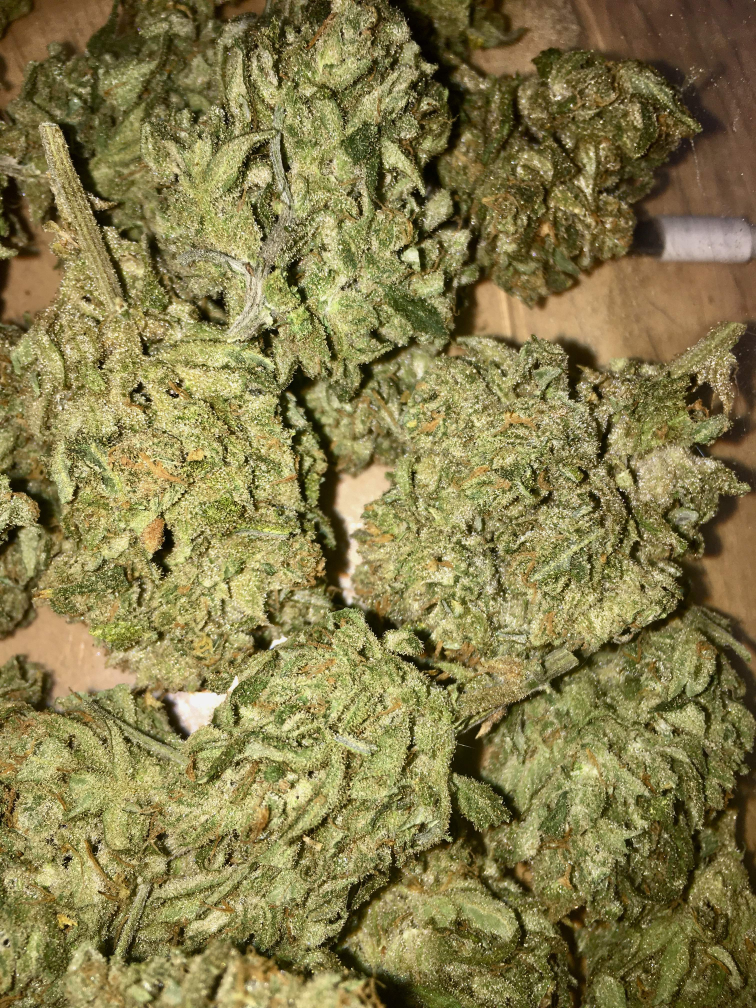
#> input picture imgBuds/gelato-auto1.jpg, 3024 x 4032 px (shown at 1/4 size)
$ python THCMeter.py
#> lines starting #> are read from the running program, lines starting #| are printed output that depends on the picture
#!/usr/bin/python3
# -*- coding: utf-8-*-
'''
MIT License THCmeter https://github.com/sourcecode347/THCMeter/

Copyright (c) 2021 Nikolaos Bazigos

Permission is hereby granted, free of charge, to any person obtaining a copy of this software
and associated documentation files (the "Software"), to deal in the Software without restriction,
including without limitation the rights to use, copy, modify, merge, publish, distribute, sublicense,
and/or sell copies of the Software, and to permit persons to whom the Software is furnished to do so,
subject to the following conditions:

The above copyright notice and this permission notice shall be included in all copies or substantial
portions of the Software.

THE SOFTWARE IS PROVIDED "AS IS", WITHOUT WARRANTY OF ANY KIND, EXPRESS OR IMPLIED,
INCLUDING BUT NOT LIMITED TO THE WARRANTIES OF MERCHANTABILITY, FITNESS FOR A PARTICULAR PURPOSE AND NONINFRINGEMENT.
IN NO EVENT SHALL THE AUTHORS OR COPYRIGHT HOLDERS BE LIABLE FOR ANY CLAIM, DAMAGES OR OTHER LIABILITY,
WHETHER IN AN ACTION OF CONTRACT, TORT OR OTHERWISE, ARISING FROM,
OUT OF OR IN CONNECTION WITH THE SOFTWARE OR THE USE OR OTHER DEALINGS IN THE SOFTWARE.

'''
########################################################
# THC METER BY Nikolaos Bazigos (IMAGE METHOD)
########################################################
#http://patorjk.com/software/taag/#p=display&h=3&v=3&f=Epic&t=THC%20Meter
import numpy as np
import cv2
import random
print ('''
_________        _______    _______ _______________________ _______
\__   __|\     /(  ____ \  (       (  ____ \__   __(  ____ (  ____ )
   ) (  | )   ( | (    \/  | () () | (    \/  ) (  | (    \| (    )|
   | |  | (___) | |        | || || | (__      | |  | (__   | (____)|
   | |  |  ___  | |        | |(_)| |  __)     | |  |  __)  |     __)
   | |  | (   ) | |        | |   | | (        | |  | (     | (\ (
   | |  | )   ( | (____/\  | )   ( | (____/\  | |  | (____/| ) \ \__
   )_(  |/     \(_______/  |/     \(_______/  )_(  (_______|/   \__/

By Nikolaos Bazigos ''')
print()

imgs=[]
THC_Results=[]
x=1
while x<=3:
	im = str(input("Enter a cannabis bud image(file path) "+str(x)+": "))
	imgs.append(im)
	x+=1
#> this loop made 3 passes; the answer given on pass 1: imgBuds/gelato-auto1.jpg
x=1
for imgx in imgs:
	img = cv2.imread(imgx)
#> img is the input picture: shape (4032, 3024, 3); mean B, G, R 75.4, 124.1, 133.9
	img = cv2.resize(img, (500, 500))
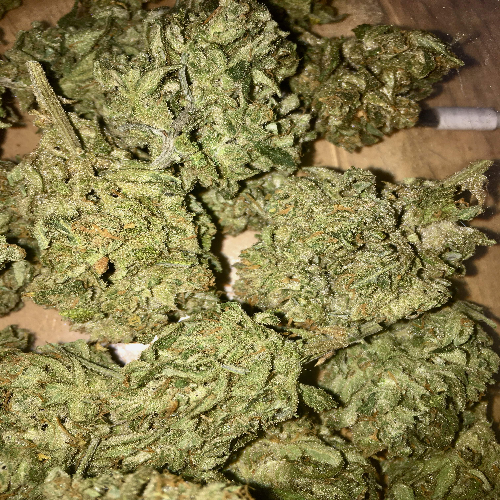
#> img: shape (500, 500, 3); mean B, G, R 75.3, 124, 133.8
	thc = [76,174,71]	 # RGB weed color
	diff = 71
	boundaries = [([thc[2]-diff, thc[1]-diff, thc[0]-diff],
				   [thc[2]+diff, thc[1]+diff, thc[0]+diff])]

	for (lower, upper) in boundaries:
		lower = np.array(lower, dtype=np.uint8)
		upper = np.array(upper, dtype=np.uint8)
		mask = cv2.inRange(img, lower, upper)
		output = cv2.bitwise_and(img, img, mask=mask)

		ratio_thc = cv2.countNonZero(mask)/(img.size/3)
		weed_percent = np.round(ratio_thc*100, 2)
#> this loop made 1 pass
#> (ratio_thc, weed_percent) on pass 1: (0.215, 21.48)
#> pass 1, `mask = cv2.inRange(img, lower, upper)`:
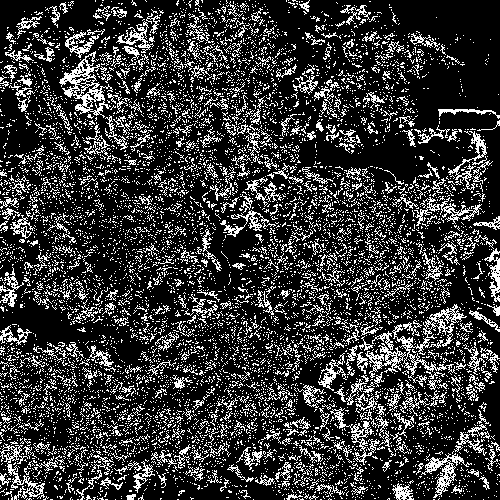
#> mask: shape (500, 500); 21.5% white in thin lines or dots
#> pass 1, `output = cv2.bitwise_and(img, img, mask=mask)`:
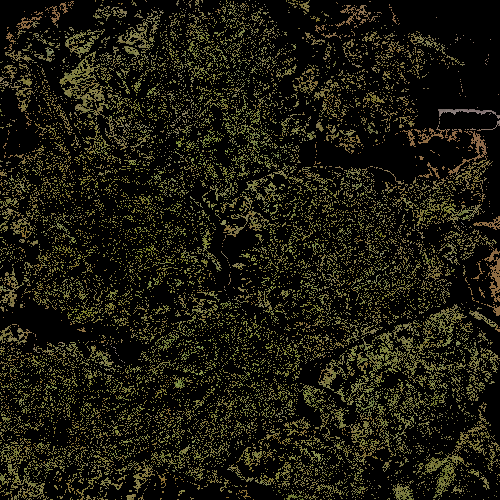
#> output: shape (500, 500, 3); mean B, G, R 14.7, 26.2, 27.7
		#print('Weed :', weed_percent ,"%")
		#cv2.imshow("THC Meter By Baz", np.hstack([img, output]))
		#cv2.waitKey(0)
	thc = [230,210,157]	 # RGB trichomes color
	diff = 25
	boundaries = [([thc[2]-diff, thc[1]-diff, thc[0]-diff],
				   [thc[2]+diff, thc[1]+diff, thc[0]+diff])]

	for (lower, upper) in boundaries:
		lower = np.array(lower, dtype=np.uint8)
		upper = np.array(upper, dtype=np.uint8)
		mask = cv2.inRange(img, lower, upper)
		output = cv2.bitwise_and(img, img, mask=mask)

		ratio_thc = cv2.countNonZero(mask)/(img.size/3)
		trichomes_percent = np.round(ratio_thc*100, 2)
		#print('Trichomes :', trichomes_percent ,"%")
		if trichomes_percent < 0.8 and weed_percent >=10 :
			if weed_percent > 14 and trichomes_percent < 0.05:
				trichomes_percent*=random.randint(60,70)
				thc_percent = (100/weed_percent)*trichomes_percent+8
			else:
				trichomes_percent*=random.randint(60,70)
				thc_percent = (100/weed_percent)*trichomes_percent
		else:
			if weed_percent > 30 and trichomes_percent < 3:
				trichomes_percent*=(random.randint(30,38)/10)
				thc_percent = (100/weed_percent)*trichomes_percent+4
			else:
				thc_percent = (100/weed_percent)*trichomes_percent-4
		if thc_percent > 40 or thc_percent < 4:
			#print(thc_percent)
			a=1
			#print("Error : Blurred Image Or Trichomes Not Detected (!)"+str(thc_percent)+" %")
		else:
			#print('THC Of image '+str(x)+':', ("%0.2f" % thc_percent) ,"%")
			THC_Results.append(thc_percent)
#> this loop made 1 pass
#> (ratio_thc, trichomes_percent, thc_percent) on pass 1: (0.0662, 6.62, 26.82)
#> pass 1, `mask = cv2.inRange(img, lower, upper)`:
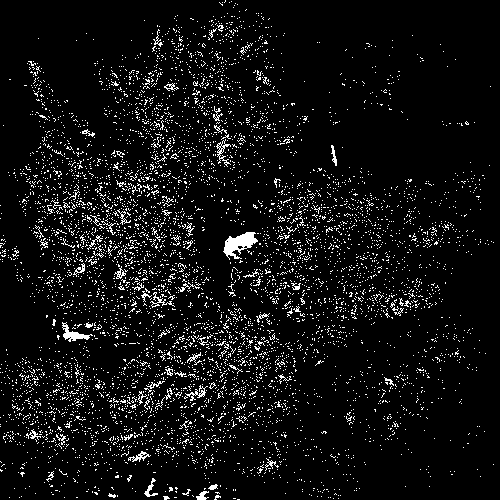
#> mask: shape (500, 500); 6.6% white in thin lines or dots
#> pass 1, `output = cv2.bitwise_and(img, img, mask=mask)`:
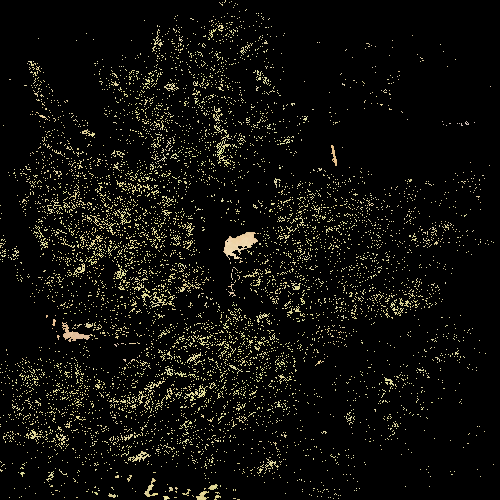
#> output: shape (500, 500, 3); mean B, G, R 10.3, 14, 14.6
#> after the loop, THC_Results = [26.82]
			#cv2.imshow("THC Meter By Baz", np.hstack([img, output]))
			#cv2.waitKey(0)
	x+=1
#> pass 2 of the loop `for imgx in imgs:`:
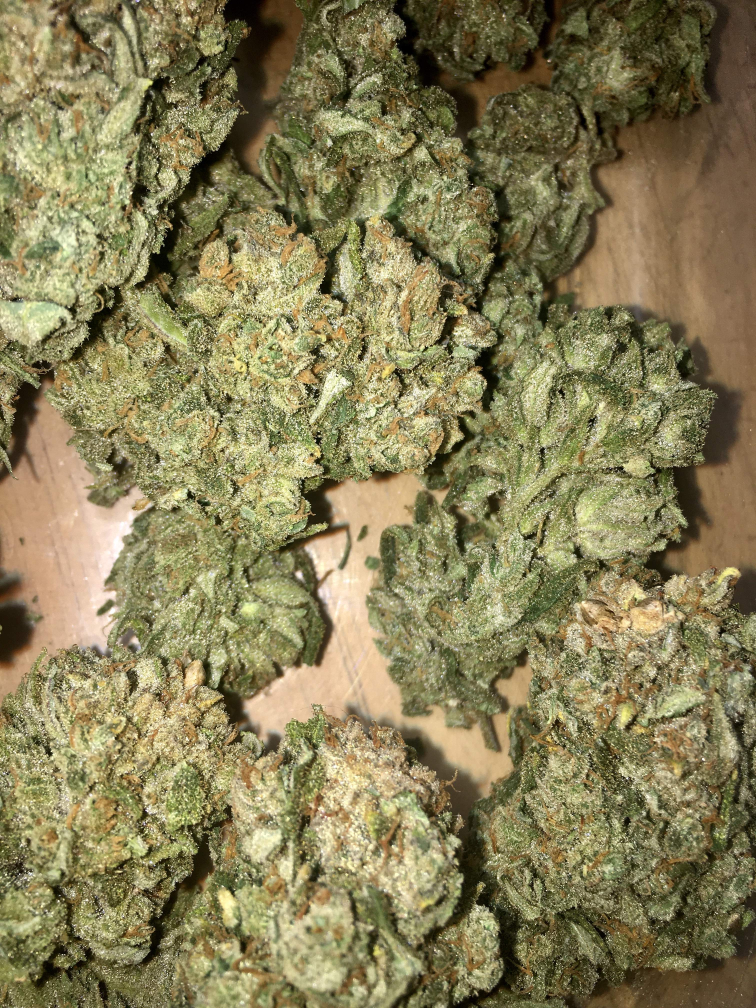
#> input picture imgBuds/gelato-auto2.jpg, 3024 x 4032 px (shown at 1/4 size)
#> img is the input picture: shape (4032, 3024, 3); mean B, G, R 86.7, 126.6, 135.2
#> img: shape (500, 500, 3)
#> the loop `for (lower, upper) in boundaries:` made 1 pass
#> (ratio_thc, weed_percent) on pass 1: (0.23, 23)
#> pass 1, `mask = cv2.inRange(img, lower, upper)`:
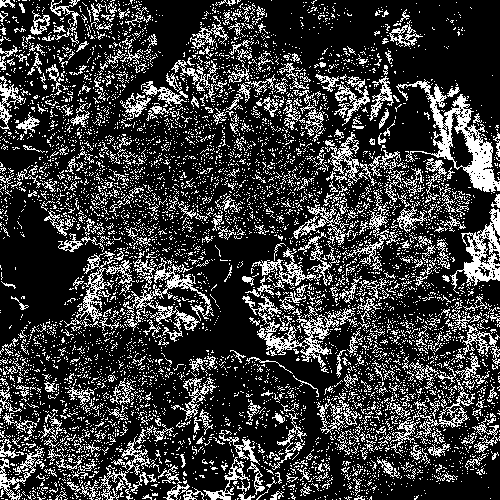
#> mask: shape (500, 500); 23% white in thin lines or dots
#> the loop `for (lower, upper) in boundaries:` made 1 pass
#> (ratio_thc, trichomes_percent, thc_percent) on pass 1: (0.08, 8, 30.78)
#> pass 1, `output = cv2.bitwise_and(img, img, mask=mask)`:
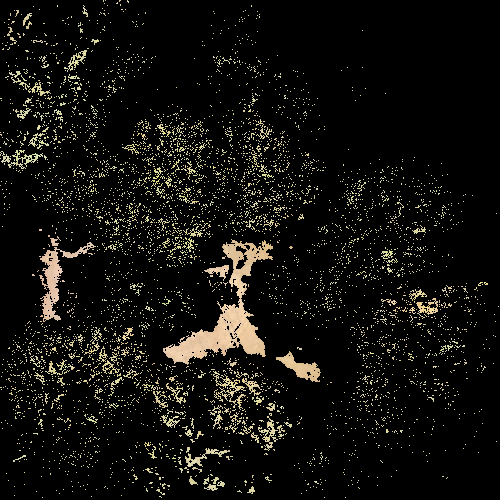
#> output: shape (500, 500, 3); mean B, G, R 12.9, 16.6, 17.7
#> after the loop `for (lower, upper) in boundaries:`: THC_Results = [26.82, 30.78]
def Average(lst):
	return sum(lst) / len(lst)
print()
if len(THC_Results)>0:
	thc_average = average = Average(THC_Results)
#> thc_average = 29.46; average = 29.46
	print ("THC : "+("%0.2f" % thc_average)+" %")
#| THC : 29.46 %
else:
	print("Error : Blurred Images Or Trichomes Not Detected (!)")
